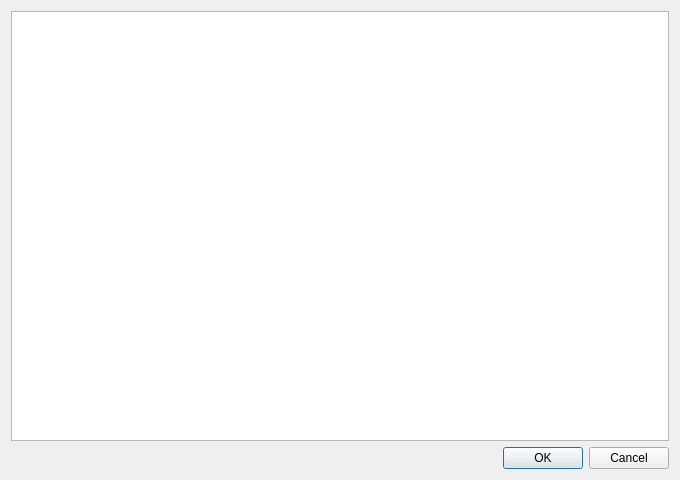
<?xml version="1.0" encoding="UTF-8"?>
<ui version="4.0">
 <class>Metadata</class>
 <widget class="QDialog" name="Metadata">
  <property name="geometry">
   <rect>
    <x>0</x>
    <y>0</y>
    <width>680</width>
    <height>480</height>
   </rect>
  </property>
  <property name="windowTitle">
   <string>Metadata</string>
  </property>
  <layout class="QGridLayout" name="gridLayout">
   <item row="0" column="0">
    <widget class="MetadataView" name="treeView">
     <property name="showDropIndicator" stdset="0">
      <bool>false</bool>
     </property>
     <property name="expandsOnDoubleClick">
      <bool>false</bool>
     </property>
     <attribute name="headerMinimumSectionSize">
      <number>75</number>
     </attribute>
     <attribute name="headerStretchLastSection">
      <bool>true</bool>
     </attribute>
    </widget>
   </item>
   <item row="1" column="0">
    <widget class="QDialogButtonBox" name="buttonBox">
     <property name="orientation">
      <enum>Qt::Horizontal</enum>
     </property>
     <property name="standardButtons">
      <set>QDialogButtonBox::Cancel|QDialogButtonBox::Ok</set>
     </property>
    </widget>
   </item>
  </layout>
 </widget>
 <customwidgets>
  <customwidget>
   <class>MetadataView</class>
   <extends>QTreeView</extends>
   <header>MetadataView.h</header>
  </customwidget>
 </customwidgets>
 <resources/>
 <connections>
  <connection>
   <sender>buttonBox</sender>
   <signal>accepted()</signal>
   <receiver>Metadata</receiver>
   <slot>accept()</slot>
   <hints>
    <hint type="sourcelabel">
     <x>248</x>
     <y>254</y>
    </hint>
    <hint type="destinationlabel">
     <x>157</x>
     <y>274</y>
    </hint>
   </hints>
  </connection>
  <connection>
   <sender>buttonBox</sender>
   <signal>rejected()</signal>
   <receiver>Metadata</receiver>
   <slot>reject()</slot>
   <hints>
    <hint type="sourcelabel">
     <x>316</x>
     <y>260</y>
    </hint>
    <hint type="destinationlabel">
     <x>286</x>
     <y>274</y>
    </hint>
   </hints>
  </connection>
 </connections>
</ui>
